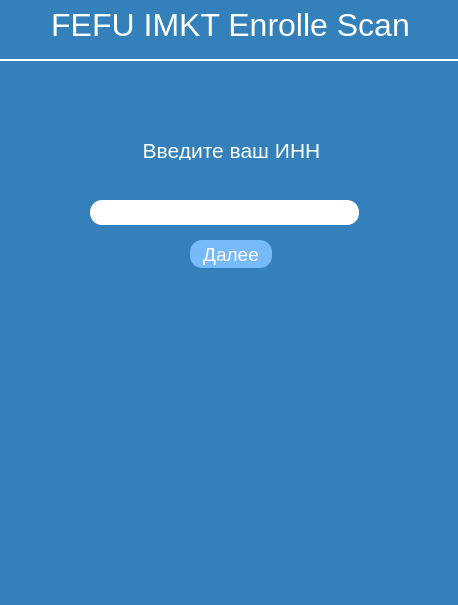
<?xml version="1.0" encoding="UTF-8"?>
<ui version="4.0">
 <class>MainWindow</class>
 <widget class="QMainWindow" name="MainWindow">
  <property name="geometry">
   <rect>
    <x>0</x>
    <y>0</y>
    <width>458</width>
    <height>605</height>
   </rect>
  </property>
  <property name="windowTitle">
   <string>MainWindow</string>
  </property>
  <property name="styleSheet">
   <string notr="true">background-color: #3380BA;</string>
  </property>
  <widget class="QWidget" name="centralwidget">
   <widget class="QWidget" name="logo" native="true">
    <property name="geometry">
     <rect>
      <x>0</x>
      <y>0</y>
      <width>461</width>
      <height>61</height>
     </rect>
    </property>
    <property name="styleSheet">
     <string notr="true">#logo{
border-bottom: 1.5px solid #ffffff;
}</string>
    </property>
    <widget class="QLabel" name="text_logo">
     <property name="geometry">
      <rect>
       <x>0</x>
       <y>10</y>
       <width>461</width>
       <height>30</height>
      </rect>
     </property>
     <property name="font">
      <font>
       <pointsize>24</pointsize>
      </font>
     </property>
     <property name="styleSheet">
      <string notr="true">color: #ffffff</string>
     </property>
     <property name="text">
      <string>FEFU IMKT Enrolle Scan</string>
     </property>
     <property name="alignment">
      <set>Qt::AlignCenter</set>
     </property>
    </widget>
   </widget>
   <widget class="QLabel" name="texn_inn">
    <property name="geometry">
     <rect>
      <x>6</x>
      <y>140</y>
      <width>451</width>
      <height>20</height>
     </rect>
    </property>
    <property name="font">
     <font>
      <pointsize>16</pointsize>
     </font>
    </property>
    <property name="styleSheet">
     <string notr="true">color: #ffffff;</string>
    </property>
    <property name="text">
     <string>Введите ваш ИНН</string>
    </property>
    <property name="alignment">
     <set>Qt::AlignCenter</set>
    </property>
    <property name="wordWrap">
     <bool>true</bool>
    </property>
   </widget>
   <widget class="QPushButton" name="btn">
    <property name="geometry">
     <rect>
      <x>190</x>
      <y>240</y>
      <width>82</width>
      <height>28</height>
     </rect>
    </property>
    <property name="font">
     <font>
      <pointsize>14</pointsize>
     </font>
    </property>
    <property name="styleSheet">
     <string notr="true">QPushButton{
	color: #ffffff;
	border-radius: 12px;
	background-color: #76BAFA;
}
QPushButton:hover{
	border: 1.5px solid #000000;
}
</string>
    </property>
    <property name="text">
     <string>Далее</string>
    </property>
   </widget>
   <widget class="QLabel" name="label_2">
    <property name="geometry">
     <rect>
      <x>100</x>
      <y>280</y>
      <width>271</width>
      <height>251</height>
     </rect>
    </property>
    <property name="text">
     <string/>
    </property>
    <property name="pixmap">
     <pixmap resource="imkt.qrc">:/resurce/imkt-logo (1).png</pixmap>
    </property>
    <property name="alignment">
     <set>Qt::AlignCenter</set>
    </property>
   </widget>
   <widget class="QLineEdit" name="input_inn">
    <property name="geometry">
     <rect>
      <x>90</x>
      <y>200</y>
      <width>269</width>
      <height>25</height>
     </rect>
    </property>
    <property name="font">
     <font>
      <pointsize>12</pointsize>
     </font>
    </property>
    <property name="styleSheet">
     <string notr="true">QLineEdit{
background-color: #ffffff;
border-radius: 12px;
color: #000000;
}
QLineEdit:focus{
	border: 1.5px solid #000000;
}
</string>
    </property>
    <property name="frame">
     <bool>false</bool>
    </property>
    <property name="alignment">
     <set>Qt::AlignCenter</set>
    </property>
   </widget>
  </widget>
  <widget class="QMenuBar" name="menubar">
   <property name="geometry">
    <rect>
     <x>0</x>
     <y>0</y>
     <width>458</width>
     <height>37</height>
    </rect>
   </property>
  </widget>
  <widget class="QStatusBar" name="statusbar"/>
 </widget>
 <resources>
  <include location="imkt.qrc"/>
 </resources>
 <connections/>
</ui>
